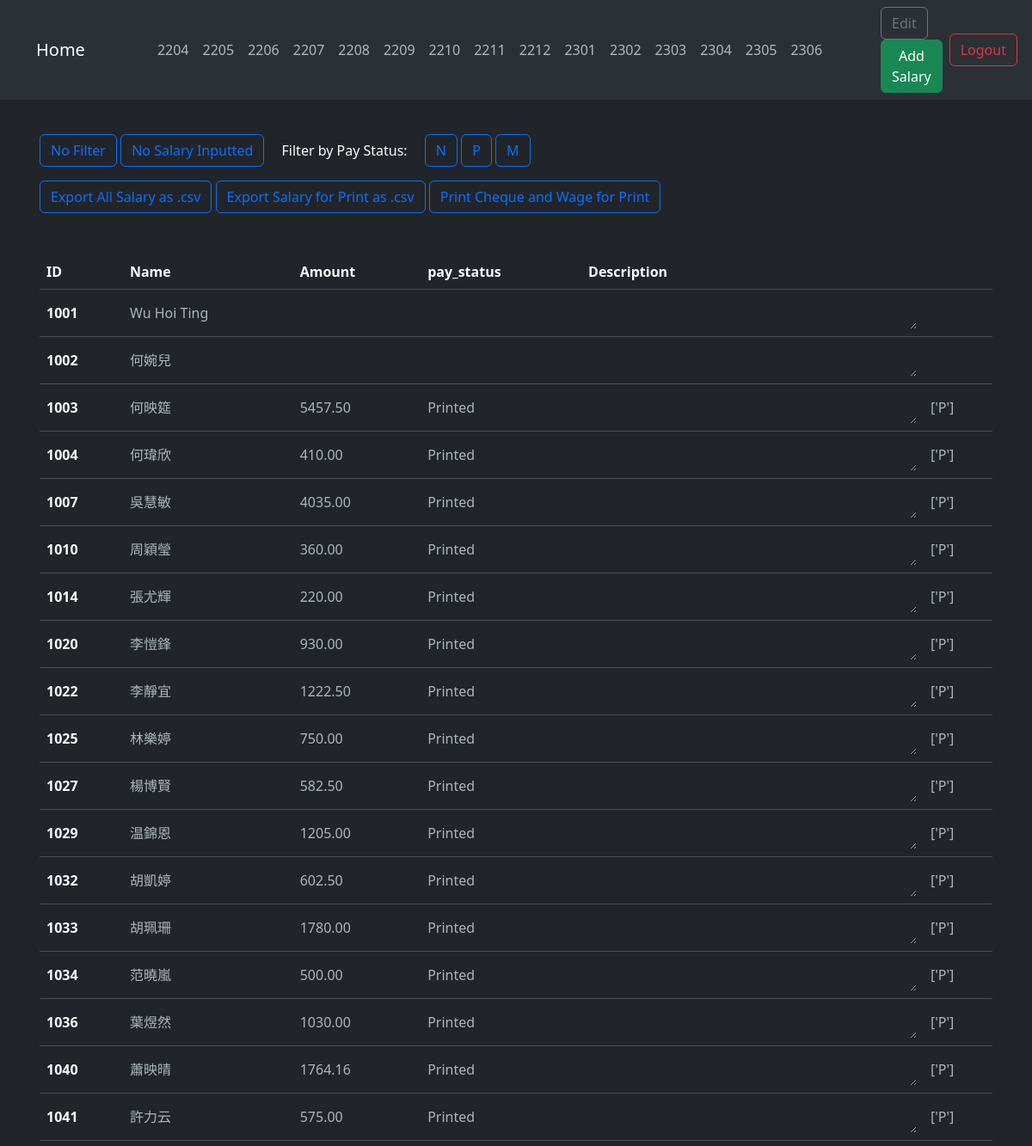
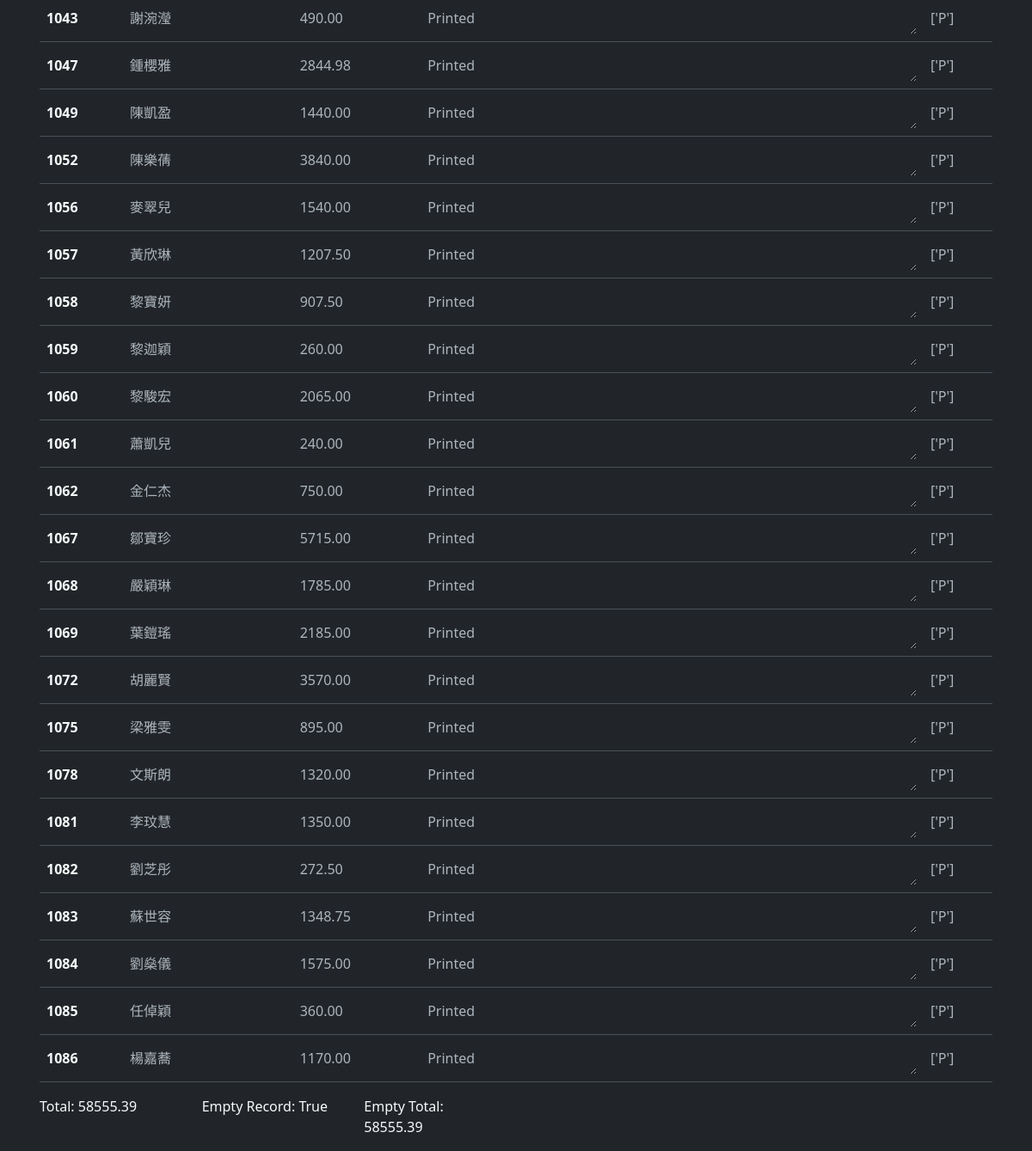
Page /employee/salary/month/2204/All (signed in) on the committed database (2 pictures, top to bottom).
### SalaryInput/models.py (models this page shows)
class Employee(models.Model):
    SID = models.IntegerField(primary_key=True)
    chi_name = models.CharField(max_length=8, blank = True)
    eng_name = models.CharField(max_length=30, blank = True)
    classes = models.ManyToManyField(Class, default=None, blank=True)
    class Meta:
        ordering = ['SID', 'chi_name']
    def __str__(self):
        if self.chi_name:
            name = self.chi_name
        else:
            name = self.eng_name
        return name

### SalaryInput/views.py (the view, shortened to what this page needs)
# urls.py: path('salary/month/<str:month>/<str:status>', views.monthSalary, name='monthly_salary'),
def monthSalary(request, month, status):
    context = getContext()
    context['month_salaries'] = getMonthSalary(month, status, merged=False)
    context['month']=month
    context['status'] = status
    context['record_form_open']='False'
    cheque_needed = countSalary(month, 'N')
    context['cheque_needed'] = cheque_needed
    print_record_form = PrintRecordFrom(initial=({'month': month}))
    context['print_record_form'] = print_record_form
    context['pay_status_list'] = PAY_STATUS_LIST
    if status == 'All' or 'P':
        context['stats'] = getPaidTotals(Salary.objects.filter(month = month))
    return render(request, 'MonthSalaries.html', context)

### SalaryInput/forms.py (shortened to what this page needs)
class PrintRecordFrom(forms.Form):
    month = forms.IntegerField(widget=forms.NumberInput(attrs={'placeholder': 'YYMM', 'class': "form-control text-end", 'readonly': ''}))
    cheque_available = forms.CharField(widget=forms.Textarea(attrs={'class': 'form-control textarea', 'placeholder': 'ChequeType-startnum-endnum\\n'}))
    change_to_printed = forms.BooleanField(initial=(False), required=False)
    print_time = forms.DateField(widget=forms.DateInput(attrs={'class':'form-control'}), required=False)

### SalaryInput/forms.py (called while the page is built)
def countSalary(month, status = 'A'):
    month_salaries = Salary.objects.filter(month = month).values()
    if status != 'A':
        month_salaries = month_salaries.filter(pay_status = status).values()
    salaries = []
    count = 0
    for employee in Employee.objects.all():
        pay = month_salaries.filter(employee_id = employee.SID).values('amount', 'description')
        if (pay):
            count = count + 1
    return count

### SalaryInput/views.py (called while the page is built)
def getContext():
    context ={}
    months = []
    for month in Salary.objects.values('month').distinct():
        months.append(month['month'])
    context["salary_months"] = months
    return context

def getEmployeeName(employee):
    if employee.chi_name:
        name = employee.chi_name
    else:
        name = employee.eng_name
    return name

def getPaidTotals(salaries):
    stats = {'empty': 0}
    total = 0
    empty_record = False
    for salary in salaries:
        if salary.pay_status == 'P':
            print(salary.cheque_number, salary.employee, salary.amount)
            total = total + salary.amount
            if salary.cheque_number:
                if salary.cheque_number.split('-')[0] in stats:
                    stats[salary.cheque_number.split('-')[0]] = stats[salary.cheque_number.split('-')[0]] + salary.amount
                else:
                    stats[salary.cheque_number.split('-')[0]] = salary.amount
            else:
                stats['empty'] = stats['empty']+salary.amount
                empty_record = True
    stats['total'] = total
    stats['empty_record'] = empty_record
    return stats

### templates/MonthSalaries.html (shortened to what this page needs)
{% extends 'base.html' %}
{% load static %}
{% block css %}
<link rel="stylesheet" href="{% static 'css/MonthSalaries.css' %}">
{% endblock %}
{% block additional_buttons %}
<div>
    <button id="salary-edit" class="btn btn-outline-secondary" a="">Edit</button>
    <a id="salary-add" class="btn btn-success" href="{% url 'SalaryInput:salary_input' %}">Add Salary</a>
</div>
{% endblock %}
{% block body %}
<div class="container p-3">
    <div class="container-fluid my-3 p-0">
        <a class="btn btn-outline-primary m-0" href="{% url 'SalaryInput:monthly_salary' month 'All' %}">No Filter</a>
        <a class="btn btn-outline-primary m-0" href="{% url 'SalaryInput:monthly_salary' month 'Empty' %}">No Salary Inputted</a>
        <p class="d-inline mx-3 align-middle">Filter by Pay Status:</p>
        {% for status in pay_status_list %}
        <a class="btn btn-outline-primary m-0" href="{% url 'SalaryInput:monthly_salary' month status %}">{{ status }}</a>
        {% endfor %}
    </div>
    <div class="container-fluid my-3 mb-5 p-0">
        <a class="btn btn-outline-primary m-0" href="{% url 'SalaryInput:export_monthly_salary_csv' month 'All' %}">Export All Salary as .csv</a>
        <a class="btn btn-outline-primary m-0" href="{% url 'SalaryInput:export_monthly_salary_csv' month 'N' %}">Export Salary for Print as .csv</a>
        <button id="print_record_form_button" type="button" class="btn btn-outline-primary m-0" data-bs-toggle="modal" data-bs-target="#print_record_form">Print Cheque and Wage for Print</a>
    </div>
    <table id="salary_record_table" class="table align-middle nowrap" style="width: 100%">
        <thead>
            <tr class="text-light">
            <th>ID</th>
            <th>Name</th>
            <th>Amount</th>
            <th>pay_status</th>
            <th>Description</th>
            <th></th>
            </tr>
        </thead>
        <tbody>
        {% for pay in month_salaries %}
            <tr>
            <th>{% if pay.SID %}<a href="{% url 'SalaryInput:employee_salary_input' pay.SID month %}" class="text-light text-decoration-none">{{ pay.SID }}</a>{% else %}{{ pay.SID }}{% endif %}</th>
            <td><a href="{% url 'SalaryInput:employee_salary_input' pay.SID month %}" class="text-reset text-decoration-none">{{ pay.name }}</a></td>
            <td>{{ pay.amount }}</td>
            <td>{{ pay.pay_status }}</td>
            <td><textarea class="textarea form-control border-0" readonly>{{ pay.description }}</textarea></td>
            <td>{{pay.details}}</td>
            </tr>
        {% endfor %}
        </tbody>
    </table>
    {% if status == 'All' or status == 'P' %}
    <div class="row">
        <div class="col-md-2">Total: {{stats.total}}</div>
        <div class="col-md-2">Empty Record: {{stats.empty_record}}</div>
        {% if stats.empty %}
        <div class="col-md-2">Empty Total: {{stats.empty}}</div>
        {% endif %}
    </div>
    {% endif %}
</div>
{% endblock %}

### templates/base.html (shortened to what this page needs)
{% load static %}
<!DOCTYPE html>
<html lang="en">
<head>
    <link rel="stylesheet" href="{% static 'bootstrap/css/bootstrap.css' %}">
    {% block css %}
    {% endblock %}
</head>
<body class="bg-dark text-light" data-bs-theme="dark">
    <nav class="sticky-top navbar bg-dark navbar-expand-lg bg-body-tertiary">
        <div class="container">
            <a href="{% url 'SalaryInput:home' %}" class="navbar-brand">Home</a>
            <div class="collapse navbar-collapse" id="navbarNav">
                <div class="container">
                    <ul class="navbar-nav mx-5" style="overflow-x: auto;">
                        {% for month in salary_months %}
                        <li class="nav-item"><a class="nav-link" href="{% url 'SalaryInput:monthly_salary' month 'All' %}">{{ month }}</a></li>
                        {% endfor %}
                    </ul>
                </div>
            </div>
            {% block additional_buttons %}
            {% endblock %}
            {% if user.is_authenticated %}
            <a id="salary-add" class="btn btn-outline-danger mx-2" href="{% url 'logout' %}">Logout</a>
            {% endif %}
        </div>
    </nav>
{% block body %}{% endblock %}
    <link href="https://cdn.datatables.net/v/bs5/dt-1.13.4/datatables.min.css" rel="stylesheet"/>
</body>
</html>

### staticfiles/css/MonthSalaries.css (style rules this page uses)
.textarea { height: 2rem; padding: 0; margin: 0; }

### rows in the picture
Employee: name "Wu Hoi Ting"
Employee: name "何婉兒"
Employee: name "何映筵"
Employee: name "何瑋欣"
Employee: name "吳慧敏"
Employee: name "周穎瑩"
Employee: name "張尤輝"
Employee: name "李愷鋒"
Employee: name "李靜宜"
Employee: name "林樂婷"
Employee: name "楊博賢"
Employee: name "温錦恩"
Employee: name "胡凱婷"
Employee: name "胡珮珊"
Employee: name "范曉嵐"
Employee: name "葉煜然"
Employee: name "蕭映晴"
Employee: name "許力云"
Employee: name "謝涴瀅"
Employee: name "鍾櫻雅"
Employee: name "陳凱盈"
Employee: name "陳樂蒨"
Employee: name "麥翠兒"
Employee: name "黃欣琳"
Employee: name "黎寶妍"
Employee: name "黎迦穎"
Employee: name "黎駿宏"
Employee: name "蕭凱兒"
Employee: name "金仁杰"
Employee: name "鄒寶珍"
Employee: name "嚴穎琳"
Employee: name "葉鎧瑤"
Employee: name "胡麗賢"
Employee: name "梁雅雯"
Employee: name "文斯朗"
Employee: name "李玟慧"
Employee: name "劉芝彤"
Employee: name "蘇世容"
Employee: name "劉燊儀"
Employee: name "任倬穎"
Employee: name "楊嘉蕎"

### other values in the picture
{{ month }} "2204" "2205" "2206" "2207" "2208" "2209" "2210" "2211" "2212" "2301" "2302" "2303" "2304" "2305" "2306"
{{ status }} "N" "P" "M"
{{ pay.SID }} "1001" "1002" "1003" "1004" "1007" "1010" "1014" "1020" "1022" "1025" "1027" "1029" "1032" "1033" "1034" "1036" "1040" "1041" "1043" "1047" "1049" "1052" "1056" "1057" "1058" "1059" "1060" "1061" "1062" "1067" "1068" "1069" "1072" "1075" "1078" "1081" "1082" "1083" "1084" "1085" "1086"
{{ pay.amount }} "5457.50" "410.00" "4035.00" "360.00" "220.00" "930.00" "1222.50" "750.00" "582.50" "1205.00" "602.50" "1780.00" "500.00" "1030.00" "1764.16" "575.00" "490.00" "2844.98" "1440.00" "3840.00" "1540.00" "1207.50" "907.50" "260.00" "2065.00" "240.00" "750.00" "5715.00" "1785.00" "2185.00" "3570.00" "895.00" "1320.00" "1350.00" "272.50" "1348.75" "1575.00" "360.00" "1170.00"
{{ pay.pay_status }} "Printed" "Printed" "Printed" "Printed" "Printed" "Printed" "Printed" "Printed" "Printed" "Printed" "Printed" "Printed" "Printed" "Printed" "Printed" "Printed" "Printed" "Printed" "Printed" "Printed" "Printed" "Printed" "Printed" "Printed" "Printed" "Printed" "Printed" "Printed" "Printed" "Printed" "Printed" "Printed" "Printed" "Printed" "Printed" "Printed" "Printed" "Printed" "Printed"
{{ pay.details }} "['P']" "['P']" "['P']" "['P']" "['P']" "['P']" "['P']" "['P']" "['P']" "['P']" "['P']" "['P']" "['P']" "['P']" "['P']" "['P']" "['P']" "['P']" "['P']" "['P']" "['P']" "['P']" "['P']" "['P']" "['P']" "['P']" "['P']" "['P']" "['P']" "['P']" "['P']" "['P']" "['P']" "['P']" "['P']" "['P']" "['P']" "['P']" "['P']"
{{ stats.total }} "58555.39"
{{ stats.empty_record }} "True"
{{ stats.empty }} "58555.39"
